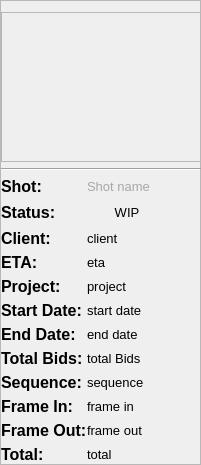
                                   <widget class="QFrame" name="frame_7">
                                    <property name="minimumSize">
                                     <size>
                                      <width>120</width>
                                      <height>0</height>
                                     </size>
                                    </property>
                                    <property name="maximumSize">
                                     <size>
                                      <width>201</width>
                                      <height>16777215</height>
                                     </size>
                                    </property>
                                    <property name="frameShape">
                                     <enum>QFrame::StyledPanel</enum>
                                    </property>
                                    <property name="frameShadow">
                                     <enum>QFrame::Raised</enum>
                                    </property>
                                    <layout class="QFormLayout" name="formLayout_2">
                                     <property name="horizontalSpacing">
                                      <number>0</number>
                                     </property>
                                     <property name="verticalSpacing">
                                      <number>5</number>
                                     </property>
                                     <property name="leftMargin">
                                      <number>0</number>
                                     </property>
                                     <property name="rightMargin">
                                      <number>0</number>
                                     </property>
                                     <property name="bottomMargin">
                                      <number>0</number>
                                     </property>
                                     <item row="0" column="0">
                                      <widget class="QFrame" name="frame">
                                       <property name="minimumSize">
                                        <size>
                                         <width>200</width>
                                         <height>150</height>
                                        </size>
                                       </property>
                                       <property name="maximumSize">
                                        <size>
                                         <width>200</width>
                                         <height>150</height>
                                        </size>
                                       </property>
                                       <property name="frameShape">
                                        <enum>QFrame::StyledPanel</enum>
                                       </property>
                                       <property name="frameShadow">
                                        <enum>QFrame::Raised</enum>
                                       </property>
                                      </widget>
                                     </item>
                                     <item row="1" column="0">
                                      <widget class="Line" name="line">
                                       <property name="minimumSize">
                                        <size>
                                         <width>200</width>
                                         <height>5</height>
                                        </size>
                                       </property>
                                       <property name="maximumSize">
                                        <size>
                                         <width>200</width>
                                         <height>5</height>
                                        </size>
                                       </property>
                                       <property name="orientation">
                                        <enum>Qt::Horizontal</enum>
                                       </property>
                                      </widget>
                                     </item>
                                     <item row="2" column="0">
                                      <widget class="QLabel" name="label_17">
                                       <property name="font">
                                        <font>
                                         <family>Segoe UI</family>
                                         <pointsize>12</pointsize>
                                         <weight>75</weight>
                                         <bold>true</bold>
                                        </font>
                                       </property>
                                       <property name="text">
                                        <string>Shot:</string>
                                       </property>
                                      </widget>
                                     </item>
                                     <item row="2" column="1">
                                      <widget class="QLabel" name="shotName_lbl">
                                       <property name="font">
                                        <font>
                                         <family>MS Shell Dlg 2</family>
                                         <pointsize>10</pointsize>
                                        </font>
                                       </property>
                                       <property name="styleSheet">
                                        <string notr="true">QLabel{
	color: rgb(167, 167, 167);
}</string>
                                       </property>
                                       <property name="text">
                                        <string>Shot name</string>
                                       </property>
                                      </widget>
                                     </item>
                                     <item row="3" column="0">
                                      <widget class="QLabel" name="label_22">
                                       <property name="font">
                                        <font>
                                         <family>Segoe UI</family>
                                         <pointsize>12</pointsize>
                                         <weight>75</weight>
                                         <bold>true</bold>
                                        </font>
                                       </property>
                                       <property name="text">
                                        <string>Status:</string>
                                       </property>
                                      </widget>
                                     </item>
                                     <item row="3" column="1">
                                      <widget class="QPushButton" name="status_btn">
                                       <property name="sizePolicy">
                                        <sizepolicy hsizetype="Fixed" vsizetype="Fixed">
                                         <horstretch>0</horstretch>
                                         <verstretch>0</verstretch>
                                        </sizepolicy>
                                       </property>
                                       <property name="font">
                                        <font>
                                         <family>MS Shell Dlg 2</family>
                                         <pointsize>10</pointsize>
                                         <weight>50</weight>
                                         <bold>false</bold>
                                        </font>
                                       </property>
                                       <property name="layoutDirection">
                                        <enum>Qt::LeftToRight</enum>
                                       </property>
                                       <property name="styleSheet">
                                        <string notr="true"/>
                                       </property>
                                       <property name="text">
                                        <string>WIP</string>
                                       </property>
                                       <property name="flat">
                                        <bool>true</bool>
                                       </property>
                                      </widget>
                                     </item>
                                     <item row="5" column="0">
                                      <widget class="QLabel" name="label_23">
                                       <property name="font">
                                        <font>
                                         <family>Segoe UI</family>
                                         <pointsize>12</pointsize>
                                         <weight>75</weight>
                                         <bold>true</bold>
                                        </font>
                                       </property>
                                       <property name="text">
                                        <string>Client:</string>
                                       </property>
                                      </widget>
                                     </item>
                                     <item row="5" column="1">
                                      <widget class="QLabel" name="clientName_lbl">
                                       <property name="font">
                                        <font>
                                         <family>Segoe UI</family>
                                         <pointsize>10</pointsize>
                                        </font>
                                       </property>
                                       <property name="text">
                                        <string>client</string>
                                       </property>
                                      </widget>
                                     </item>
                                     <item row="7" column="0">
                                      <widget class="QLabel" name="label_27">
                                       <property name="font">
                                        <font>
                                         <family>Segoe UI</family>
                                         <pointsize>12</pointsize>
                                         <weight>75</weight>
                                         <bold>true</bold>
                                        </font>
                                       </property>
                                       <property name="cursor">
                                        <cursorShape>ArrowCursor</cursorShape>
                                       </property>
                                       <property name="text">
                                        <string>ETA:</string>
                                       </property>
                                      </widget>
                                     </item>
                                     <item row="7" column="1">
                                      <widget class="QLabel" name="eta_lbl">
                                       <property name="font">
                                        <font>
                                         <family>Segoe UI</family>
                                         <pointsize>10</pointsize>
                                        </font>
                                       </property>
                                       <property name="text">
                                        <string>eta</string>
                                       </property>
                                      </widget>
                                     </item>
                                     <item row="9" column="0">
                                      <widget class="QLabel" name="label_29">
                                       <property name="font">
                                        <font>
                                         <family>Segoe UI</family>
                                         <pointsize>12</pointsize>
                                         <weight>75</weight>
                                         <bold>true</bold>
                                        </font>
                                       </property>
                                       <property name="text">
                                        <string>Project:</string>
                                       </property>
                                      </widget>
                                     </item>
                                     <item row="9" column="1">
                                      <widget class="QLabel" name="projectName_lbl">
                                       <property name="font">
                                        <font>
                                         <family>Segoe UI</family>
                                         <pointsize>10</pointsize>
                                        </font>
                                       </property>
                                       <property name="text">
                                        <string>project</string>
                                       </property>
                                      </widget>
                                     </item>
                                     <item row="11" column="0">
                                      <widget class="QLabel" name="label_30">
                                       <property name="font">
                                        <font>
                                         <family>Segoe UI</family>
                                         <pointsize>12</pointsize>
                                         <weight>75</weight>
                                         <bold>true</bold>
                                        </font>
                                       </property>
                                       <property name="text">
                                        <string>Start Date:</string>
                                       </property>
                                      </widget>
                                     </item>
                                     <item row="11" column="1">
                                      <widget class="QLabel" name="startDate_lbl">
                                       <property name="font">
                                        <font>
                                         <family>Segoe UI</family>
                                         <pointsize>10</pointsize>
                                        </font>
                                       </property>
                                       <property name="text">
                                        <string>start date       </string>
                                       </property>
                                      </widget>
                                     </item>
                                     <item row="13" column="0">
                                      <widget class="QLabel" name="label_31">
                                       <property name="font">
                                        <font>
                                         <family>Segoe UI</family>
                                         <pointsize>12</pointsize>
                                         <weight>75</weight>
                                         <bold>true</bold>
                                        </font>
                                       </property>
                                       <property name="text">
                                        <string>End Date:</string>
                                       </property>
                                      </widget>
                                     </item>
                                     <item row="13" column="1">
                                      <widget class="QLabel" name="endDate_lbl">
                                       <property name="font">
                                        <font>
                                         <family>Segoe UI</family>
                                         <pointsize>10</pointsize>
                                        </font>
                                       </property>
                                       <property name="text">
                                        <string>end date</string>
                                       </property>
                                      </widget>
                                     </item>
                                     <item row="15" column="0">
                                      <widget class="QLabel" name="label_33">
                                       <property name="font">
                                        <font>
                                         <family>Segoe UI</family>
                                         <pointsize>12</pointsize>
                                         <weight>75</weight>
                                         <bold>true</bold>
                                        </font>
                                       </property>
                                       <property name="text">
                                        <string>Total Bids:</string>
                                       </property>
                                      </widget>
                                     </item>
                                     <item row="15" column="1">
                                      <widget class="QLabel" name="totalBids_lbl">
                                       <property name="font">
                                        <font>
                                         <family>Segoe UI</family>
                                         <pointsize>10</pointsize>
                                        </font>
                                       </property>
                                       <property name="text">
                                        <string>total Bids</string>
                                       </property>
                                      </widget>
                                     </item>
                                     <item row="17" column="0">
                                      <widget class="QLabel" name="label_34">
                                       <property name="font">
                                        <font>
                                         <family>Segoe UI</family>
                                         <pointsize>12</pointsize>
                                         <weight>75</weight>
                                         <bold>true</bold>
                                        </font>
                                       </property>
                                       <property name="text">
                                        <string>Sequence:</string>
                                       </property>
                                      </widget>
                                     </item>
                                     <item row="17" column="1">
                                      <widget class="QLabel" name="seqName_lbl">
                                       <property name="font">
                                        <font>
                                         <family>Segoe UI</family>
                                         <pointsize>10</pointsize>
                                        </font>
                                       </property>
                                       <property name="text">
                                        <string>sequence</string>
                                       </property>
                                      </widget>
                                     </item>
                                     <item row="19" column="0">
                                      <widget class="QLabel" name="label_35">
                                       <property name="font">
                                        <font>
                                         <family>Segoe UI</family>
                                         <pointsize>12</pointsize>
                                         <weight>75</weight>
                                         <italic>false</italic>
                                         <bold>true</bold>
                                        </font>
                                       </property>
                                       <property name="text">
                                        <string>Frame In:</string>
                                       </property>
                                      </widget>
                                     </item>
                                     <item row="19" column="1">
                                      <widget class="QLabel" name="frameIn_lbl">
                                       <property name="font">
                                        <font>
                                         <family>Segoe UI</family>
                                         <pointsize>10</pointsize>
                                        </font>
                                       </property>
                                       <property name="text">
                                        <string>frame in</string>
                                       </property>
                                      </widget>
                                     </item>
                                     <item row="21" column="0">
                                      <widget class="QLabel" name="label_36">
                                       <property name="font">
                                        <font>
                                         <family>Segoe UI</family>
                                         <pointsize>12</pointsize>
                                         <weight>75</weight>
                                         <bold>true</bold>
                                        </font>
                                       </property>
                                       <property name="text">
                                        <string>Frame Out:</string>
                                       </property>
                                      </widget>
                                     </item>
                                     <item row="21" column="1">
                                      <widget class="QLabel" name="frameOut_lbl">
                                       <property name="font">
                                        <font>
                                         <family>Segoe UI</family>
                                         <pointsize>10</pointsize>
                                        </font>
                                       </property>
                                       <property name="text">
                                        <string>frame out</string>
                                       </property>
                                      </widget>
                                     </item>
                                     <item row="23" column="0">
                                      <widget class="QLabel" name="label_38">
                                       <property name="font">
                                        <font>
                                         <family>Segoe UI</family>
                                         <pointsize>12</pointsize>
                                         <weight>75</weight>
                                         <bold>true</bold>
                                        </font>
                                       </property>
                                       <property name="text">
                                        <string>Total:</string>
                                       </property>
                                      </widget>
                                     </item>
                                     <item row="23" column="1">
                                      <widget class="QLabel" name="totalFrames_lbl">
                                       <property name="font">
                                        <font>
                                         <family>Segoe UI</family>
                                         <pointsize>10</pointsize>
                                        </font>
                                       </property>
                                       <property name="text">
                                        <string>total</string>
                                       </property>
                                      </widget>
                                     </item>
                                    </layout>
                                   </widget>
